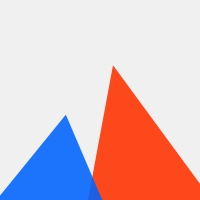
Frame 1 (no input)
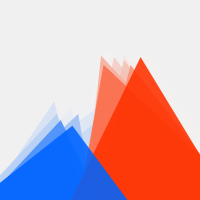
Frame 60 (the mouse pressed at the canvas centre just before this capture)
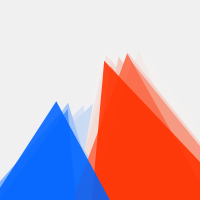
Frame 120 (the mouse held since frame 60 and released just before this capture)

The Processing sketch that drew these frames (run headless with seeded random() and noise(); from frame 60 on, the mouse is pressed at the canvas centre):

// Processing sketch: processing_30053
// ── processing_30053.pde

void setup() {
  size(200, 200);
  background(240);
  smooth();
  noStroke();
  frameRate(3);
  //noLoop();
}
 
void draw() {
  fill(240, 75);
  rect(0, 0, 200, 200);
 
  //Red - Right Triangle
  fill(255, 50, 0, 225);
  triangle(random(width/3, width/2), height, random(width/2, width*.75), random(height/4, height/3), random(width, width*1.25), height);
 
  //Blue - Left Triangle
  fill(0, 100, 255, 225);
  triangle(random(-25, 0), height, random(width/4, width/2), random(height/2, height*.66), random(width/3, width*.66), height);
}
 
void keyPressed() {
  if (key == 's') {
    save("myDrawing.png");
    println("saved");
  }
}
